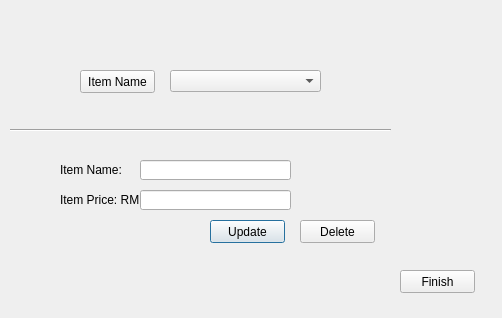
<?xml version="1.0" encoding="UTF-8"?>
<ui version="4.0">
 <class>UpdatePrice</class>
 <widget class="QDialog" name="UpdatePrice">
  <property name="geometry">
   <rect>
    <x>0</x>
    <y>0</y>
    <width>502</width>
    <height>318</height>
   </rect>
  </property>
  <property name="windowTitle">
   <string>Update Price</string>
  </property>
  <property name="modal">
   <bool>true</bool>
  </property>
  <widget class="QComboBox" name="itemNamecomboBox">
   <property name="geometry">
    <rect>
     <x>170</x>
     <y>70</y>
     <width>151</width>
     <height>22</height>
    </rect>
   </property>
  </widget>
  <widget class="QLabel" name="label">
   <property name="geometry">
    <rect>
     <x>60</x>
     <y>160</y>
     <width>61</width>
     <height>20</height>
    </rect>
   </property>
   <property name="text">
    <string>Item Name:</string>
   </property>
  </widget>
  <widget class="QLabel" name="label_2">
   <property name="geometry">
    <rect>
     <x>60</x>
     <y>190</y>
     <width>81</width>
     <height>20</height>
    </rect>
   </property>
   <property name="text">
    <string>Item Price: RM</string>
   </property>
  </widget>
  <widget class="QLineEdit" name="itemNamelineEdit">
   <property name="geometry">
    <rect>
     <x>140</x>
     <y>160</y>
     <width>151</width>
     <height>20</height>
    </rect>
   </property>
  </widget>
  <widget class="QLineEdit" name="itemPricelineEdit">
   <property name="geometry">
    <rect>
     <x>140</x>
     <y>190</y>
     <width>151</width>
     <height>20</height>
    </rect>
   </property>
  </widget>
  <widget class="QPushButton" name="updateButton">
   <property name="geometry">
    <rect>
     <x>210</x>
     <y>220</y>
     <width>75</width>
     <height>23</height>
    </rect>
   </property>
   <property name="text">
    <string>Update</string>
   </property>
  </widget>
  <widget class="QPushButton" name="finishButton">
   <property name="geometry">
    <rect>
     <x>400</x>
     <y>270</y>
     <width>75</width>
     <height>23</height>
    </rect>
   </property>
   <property name="text">
    <string>Finish</string>
   </property>
  </widget>
  <widget class="Line" name="line">
   <property name="geometry">
    <rect>
     <x>10</x>
     <y>120</y>
     <width>381</width>
     <height>21</height>
    </rect>
   </property>
   <property name="orientation">
    <enum>Qt::Horizontal</enum>
   </property>
  </widget>
  <widget class="QPushButton" name="deleteButton">
   <property name="geometry">
    <rect>
     <x>300</x>
     <y>220</y>
     <width>75</width>
     <height>23</height>
    </rect>
   </property>
   <property name="text">
    <string>Delete</string>
   </property>
  </widget>
  <widget class="QPushButton" name="itemNameButton">
   <property name="geometry">
    <rect>
     <x>80</x>
     <y>70</y>
     <width>75</width>
     <height>23</height>
    </rect>
   </property>
   <property name="text">
    <string>Item Name</string>
   </property>
  </widget>
 </widget>
 <resources/>
 <connections/>
</ui>
